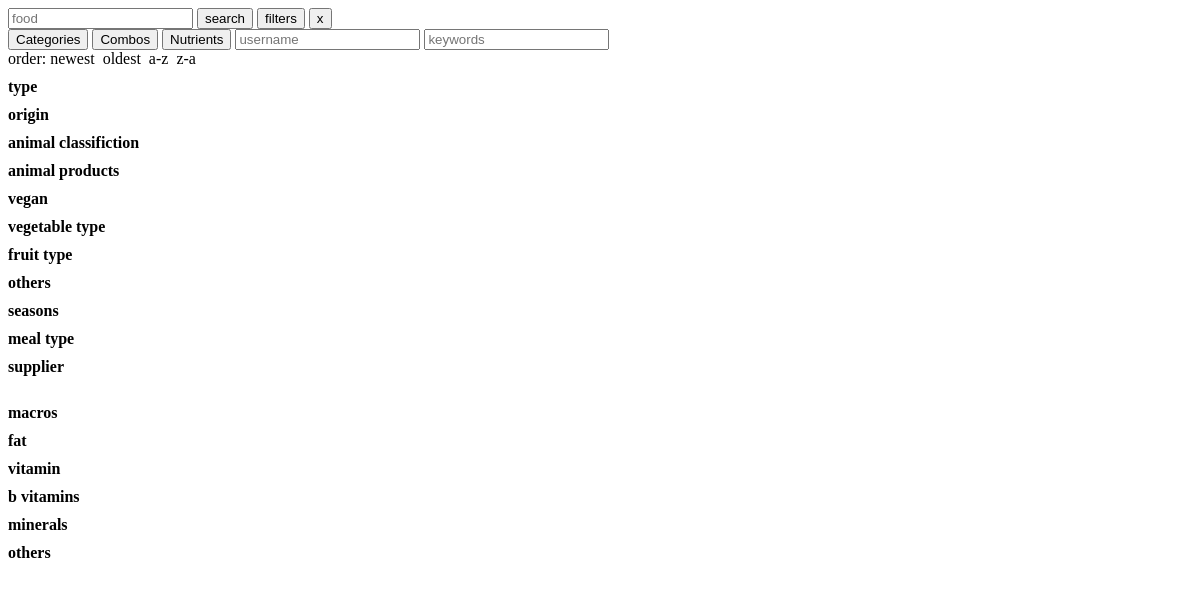
The page /foodSearch on the database as committed earlier.
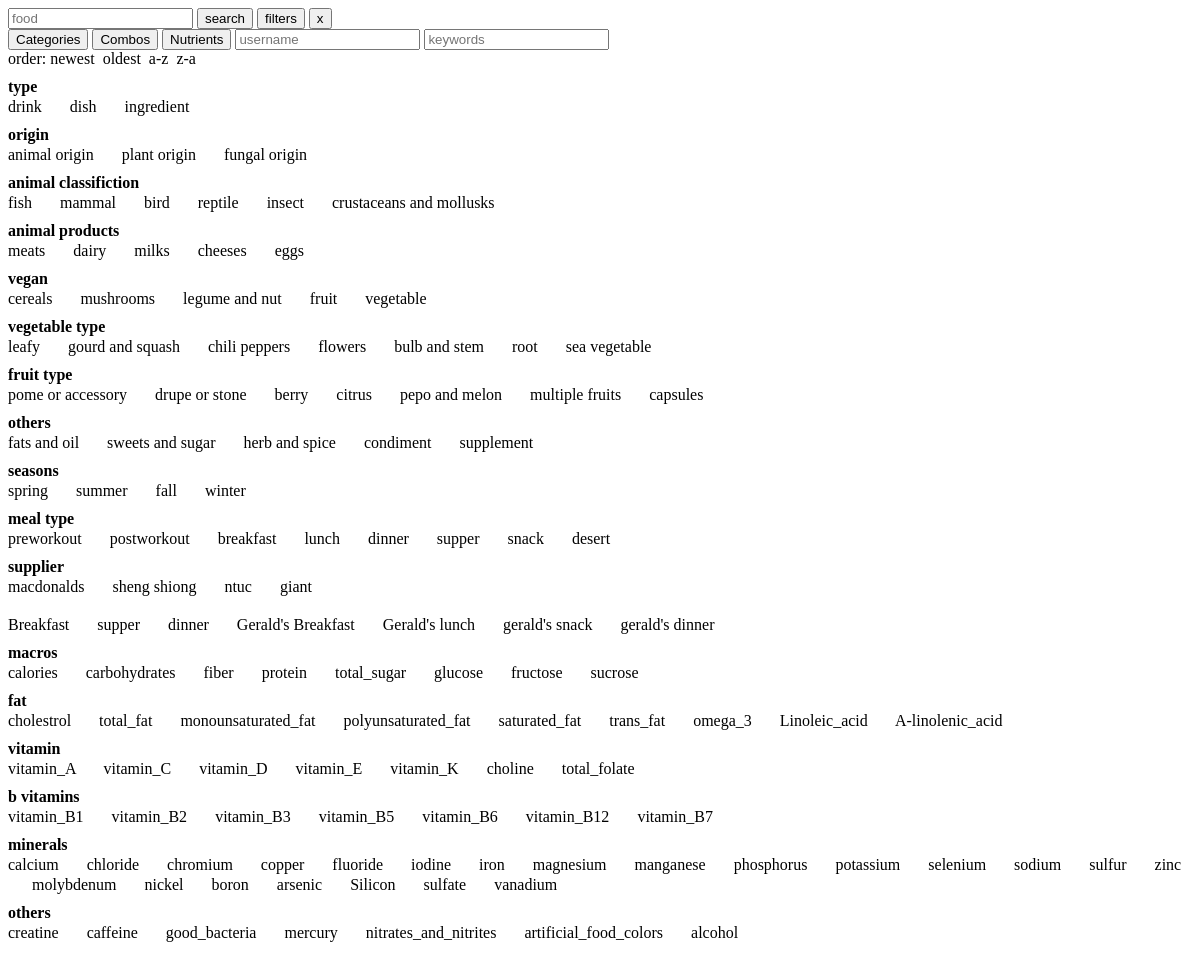
The same page on the database as committed later.
### tables this page shows
CREATE TABLE category_header (
    id INTEGER PRIMARY KEY AUTOINCREMENT NOT NULL,
    name TEXT NOT NULL
);

CREATE TABLE nutrient_header (
    id INTEGER PRIMARY KEY AUTOINCREMENT NOT NULL,
    name TEXT NOT NULL
);

CREATE TABLE category (
    id INTEGER PRIMARY KEY AUTOINCREMENT NOT NULL,
    timestamp TEXT NOT NULL,
    name TEXT NOT NULL,
    category_header_id INTEGER NOT NULL,
    active INTEGER NOT NULL DEFAULT 1,
    user_id INTEGER NOT NULL,
    FOREIGN KEY (category_header_id) REFERENCES category_header(id)
);

CREATE TABLE combo (
    id INTEGER PRIMARY KEY NOT NULL,
    timestamp TEXT NOT NULL,
    user_id INTEGER NOT NULL,
    name TEXT NOT NULL,
    description TEXT,
    active INTEGER NOT NULL DEFAULT 1,
    FOREIGN KEY (user_id) REFERENCES user(id)
);

CREATE TABLE nutrient (
    id INTEGER PRIMARY KEY AUTOINCREMENT NOT NULL,
    timestamp TEXT NOT NULL,
    name TEXT NOT NULL,
    description TEXT,
    nutrient_header_id INTEGER NOT NULL,
    active INTEGER NOT NULL DEFAULT 1,
    user_id INTEGER NOT NULL,
    FOREIGN KEY (nutrient_header_id) REFERENCES nutrient_header(id)
);

### app.py (the view)
@app.route("/foodSearch")
def foodSearch():
    db = get_db()
    c = db.cursor()
    searchFilterInfo = loadSearchFilterInfo(c)
    db.close()
    return render_template(
        "foodSearch.html",
        categories_headers_nest=searchFilterInfo["categories_headers_nest"],
        combos=searchFilterInfo["combos"],
        nutrients_headers_nest=searchFilterInfo["nutrients_headers_nest"],
        foodForm_id=request.args.get("foodForm_id"),
        id=request.args.get("id"),
    )

### app.py (called while the page is built)
@app.teardown_appcontext
def close_connectioncall(exception):
    close_connection(exception)

### scripts/helpers.py (called while the page is built)
def get_db():
    db = getattr(g, "_database", None)
    if db is None:
        db = g._database = sqlite3.connect(DATABASE)
    return db

def close_connection(exception):
    db = getattr(g, "_database", None)
    if db is not None:
        db.close()

def listOfTuplesToListOfDict(listOfTuples, listOfKeys):
    list = []
    for tuple in listOfTuples:
        list.append(tupleToDict(tuple, listOfKeys))
    return list

def tupleToDict(tuple, listOfKeys):
    dict = {}
    for key, item in zip(listOfKeys, tuple):
        dict[key] = item
    return dict

### templates/foodSearch.html (shortened to what this page needs)
<div id="tabGroup_{{id}}_{{foodForm_id}}_search">
    <input class='foodSearchInput' onchange="this.setAttribute('value', this.value)" type="text" placeholder="food" list="foodList" name="food"/>
    <button onclick='searchForFood(this)' type="button">search</button>
    <button data-tab="tabGroup_{{id}}_{{foodForm_id}}_filters">filters</button>
    <button onclick="removeParentElement(this)">x</button>
    <div id="tabGroup_{{id}}_{{foodForm_id}}_filters" data-filter>
        <button data-tab="categories">Categories</button>
        <button data-tab="combos">Combos</button>
        <button data-tab="nutrients">Nutrients</button>
        <input type="text" name="username" placeholder="username" list="users">
        <input type="text" name="keywords" placeholder="keywords" title="words in the description" list="users">
        <br>
        order:
        <span>
            <span>
                <span class="div_checkbox_checked" style="user-select:none" onclick="check_radio_neighbor(this)">newest</span>
            </span>
            <span>
                <span class="div_checkbox" style="user-select:none" onclick="check_radio_neighbor(this)">oldest</span>
            </span>
            <span>
                <span class="div_checkbox" style="user-select:none" onclick="check_radio_neighbor(this)">a-z</span>
            </span>
            <span>
                <span class="div_checkbox" style="user-select:none" onclick="check_radio_neighbor(this)">z-a</span>
            </span>
        </span>
        <div id="categories">
            {% for header in categories_headers_nest%}
                <h4 style="margin-bottom:0px; margin-top:10px;">{{header.name}}</h4>
                {% for category in header.categories %}
                <span>
                    <span title="id: {{category.id}}&#13;user: {{category.username}}" class="div_checkbox" style="user-select:none" onclick="check_checkbox_neighbor(this)">{{category.name}}</span>
                </span>
                {% endfor %}
            {% endfor %}
        </div>
        <div id="combos">
            <br>
            {% for combo in combos %}
            <span>
                <span title="id: {{combo.id}}&#13;user: {{combo.username}}" class="div_checkbox" style="user-select:none" onclick="check_checkbox_neighbor(this)">{{combo.name}}</span>
            </span>
            {% endfor %}
        </div>
        <div id="nutrients">
            {% for header in nutrients_headers_nest%}
                <h4 style="margin-bottom:0px; margin-top:10px;">{{header.name}}</h4>
                {% for nutrient in header.nutrients %}
                <span>
                    <span title="id: {{nutrient.id}}&#13;user: {{nutrient.username}}" class="div_checkbox" style="user-select:none" onclick="check_checkbox_neighbor(this)">{{nutrient.name}}</span>
                </span>
                {% endfor %}
            {% endfor %}
        </div>
    </div>
    <br>
</div>

Rows that differ between the two databases and show on the page:
changed category_header "type": gains category (name "drink"); gains category (name "dish"); gains category (name "ingredient")
changed category_header "origin": gains category (name "animal origin"); gains category (name "plant origin"); gains category (name "fungal origin")
changed category_header "animal classifiction": gains category (name "fish"); gains category (name "mammal"); gains category (name "bird"); gains category (name "reptile"); gains category (name "insect"); gains category (name "crustaceans and mollusks")
changed category_header "animal products": gains category (name "meats"); gains category (name "dairy"); gains category (name "milks"); gains category (name "cheeses"); gains category (name "eggs")
changed category_header "vegan": gains category (name "cereals"); gains category (name "mushrooms"); gains category (name "legume and nut"); gains category (name "fruit"); gains category (name "vegetable")
changed category_header "vegetable type": gains category (name "leafy"); gains category (name "gourd and squash"); gains category (name "chili peppers"); gains category (name "flowers"); gains category (name "bulb and stem"); gains category (name "root"); gains category (name "sea vegetable")
changed category_header "fruit type": gains category (name "pome or accessory"); gains category (name "drupe or stone"); gains category (name "berry"); gains category (name "citrus"); gains category (name "pepo and melon"); gains category (name "multiple fruits"); gains category (name "capsules")
changed category_header "others": gains category (name "fats and oil"); gains category (name "sweets and sugar"); gains category (name "herb and spice"); gains category (name "condiment"); gains category (name "supplement")
changed category_header "seasons": gains category (name "spring"); gains category (name "summer"); gains category (name "fall"); gains category (name "winter")
changed category_header "meal type": gains category (name "preworkout"); gains category (name "postworkout"); gains category (name "breakfast"); gains category (name "lunch"); gains category (name "dinner"); gains category (name "supper"); gains category (name "snack"); gains category (name "desert")
changed category_header "supplier": gains category (name "macdonalds"); gains category (name "sheng shiong"); gains category (name "ntuc"); gains category (name "giant")
added combo: name "Breakfast"
added combo: name "supper"
added combo: name "dinner"
added combo: name "Gerald's Breakfast"
added combo: name "Gerald's lunch"
added combo: name "gerald's snack"
added combo: name "gerald's dinner"
changed nutrient_header "macros": gains nutrient (name "calories"); gains nutrient (name "carbohydrates"); gains nutrient (name "fiber"); gains nutrient (name "protein"); gains nutrient (name "total_sugar")
added nutrient: name "glucose", shown under nutrient_header "macros"
added nutrient: name "fructose", shown under nutrient_header "macros"
added nutrient: name "sucrose", shown under nutrient_header "macros"
changed nutrient_header "fat": gains nutrient (name "cholestrol"); gains nutrient (name "total_fat"); gains nutrient (name "monounsaturated_fat"); gains nutrient (name "polyunsaturated_fat"); gains nutrient (name "saturated_fat"); gains nutrient (name "trans_fat"); gains nutrient (name "omega_3"); gains nutrient (name "Linoleic_acid"); gains nutrient (name "A-linolenic_acid")
changed nutrient_header "vitamin": gains nutrient (name "vitamin_A"); gains nutrient (name "vitamin_C"); gains nutrient (name "vitamin_D"); gains nutrient (name "vitamin_E"); gains nutrient (name "vitamin_K"); gains nutrient (name "choline"); gains nutrient (name "total_folate")
changed nutrient_header "b vitamins": gains nutrient (name "vitamin_B1"); gains nutrient (name "vitamin_B2"); gains nutrient (name "vitamin_B3"); gains nutrient (name "vitamin_B5"); gains nutrient (name "vitamin_B6"); gains nutrient (name "vitamin_B12"); gains nutrient (name "vitamin_B7")
changed nutrient_header "minerals": gains nutrient (name "calcium"); gains nutrient (name "chloride"); gains nutrient (name "chromium"); gains nutrient (name "copper"); gains nutrient (name "fluoride"); gains nutrient (name "iodine"); gains nutrient (name "iron"); gains nutrient (name "magnesium"); gains nutrient (name "manganese"); gains nutrient (name "phosphorus"); gains nutrient (name "potassium"); gains nutrient (name "selenium"); gains nutrient (name "sodium"); gains nutrient (name "sulfur"); gains nutrient (name "zinc"); gains nutrient (name "molybdenum"); gains nutrient (name "nickel"); gains nutrient (name "boron"); gains nutrient (name "arsenic"); gains nutrient (name "Silicon"); gains nutrient (name "sulfate"); gains nutrient (name "vanadium")
changed nutrient_header "others": gains nutrient (name "creatine"); gains nutrient (name "caffeine"); gains nutrient (name "good_bacteria"); gains nutrient (name "mercury"); gains nutrient (name "nitrates_and_nitrites"); gains nutrient (name "artificial_food_colors")
added nutrient: name "alcohol", shown under nutrient_header "others"
